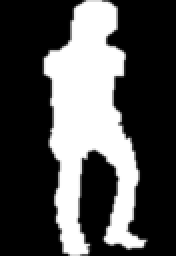
#> input picture part4/GaitImages/00000048.png, 88 x 128 px (shown 2 times larger); its folder holds only this picture in this run
$ python p5.py
#> lines starting #> are read from the running program, lines starting #| are printed output that depends on the picture; after the words box and inside, x2 and y2 are one past the last pixel; in counts of white or black regions, pixels touching at a corner belong together
import numpy as np
import cv2 as cv
import glob
from matplotlib import pyplot as plt

def calculate_chamfer_dst(image):
    neighbor_pixel_dis = 1
    chamfer_dst = image.astype("float")
    # initialization
    chamfer_dst[chamfer_dst==0]=float("inf")
    chamfer_dst[chamfer_dst==255]=0
    #print("chamfer_dst after init", chamfer_dst)

    # forward pass
    for i in range(0, chamfer_dst.shape[0]):
        for j in range(0, chamfer_dst.shape[1]):
            pixel_center = chamfer_dst[i, j]

            f0 = float("inf") if(j - 1 < 0) else chamfer_dst[i, j - 1]
            f0_dis = neighbor_pixel_dis + f0

            f1 = float("inf") if(i - 1 < 0 or j - 1 < 0) else chamfer_dst[i - 1, j - 1]
            f1_dis = neighbor_pixel_dis + f1

            f2 = float("inf") if(i - 1 < 0) else chamfer_dst[i - 1, j]
            f2_dis = neighbor_pixel_dis + f2

            f3 = float("inf") if(i - 1 < 0 or j + 1 > chamfer_dst.shape[1] - 1) else chamfer_dst[i - 1, j + 1]
            f3_dis = neighbor_pixel_dis + f3

            chamfer_dst[i, j] = min(pixel_center, f0_dis, f1_dis, f2_dis, f3_dis)

    #print("chamfer_dst after forward pass", chamfer_dst)

    # backward pass
    for m in range(chamfer_dst.shape[0] - 1, -1, -1):
        for n in range(chamfer_dst.shape[1] - 1, -1, -1):
            pixel_center = chamfer_dst[m, n]

            b0 = float("inf") if(n + 1 > chamfer_dst.shape[1] - 1) else chamfer_dst[m, n + 1]
            b0_dis = neighbor_pixel_dis + b0

            b1 = float("inf") if(m + 1 > chamfer_dst.shape[0] - 1 or n + 1 > chamfer_dst.shape[1] - 1) else chamfer_dst[m + 1, n + 1]
            b1_dis = neighbor_pixel_dis + b1

            b2 = float("inf") if(m + 1 > chamfer_dst.shape[0] - 1) else chamfer_dst[m + 1, n]
            b2_dis = neighbor_pixel_dis + b2

            b3 = float("inf") if(m + 1 > chamfer_dst.shape[0] - 1 or n - 1 < 0) else chamfer_dst[m + 1, n - 1]
            b3_dis = neighbor_pixel_dis+ b3

            chamfer_dst[m, n] = min(pixel_center, b0_dis, b1_dis, b2_dis, b3_dis)

    #print("chamfer_dst after backward pass", chamfer_dst)
    return chamfer_dst

def calculate_match_score_bk(chamfer_dst, template):
    match_score = np.sum(template[template==255] * chamfer_dst[chamfer_dst==0])
    return match_score

def calculate_match_score(chamfer_dst, template):
    result = np.where(template == 255)
    match_score = np.sum(chamfer_dst[result[0], result[1]])
    return match_score

def plot(plt, matrix, title):
    fig, ax = plt.subplots()
    ax.set_xticks(np.arange(0, 126, 8))
    ax.set_yticks(np.arange(0, 126, 8))
    plt.setp(ax.get_xticklabels(), rotation=90, rotation_mode="anchor")
    ax.set_title(title)
    plt.imshow(matrix)
    plt.colorbar()
    plt.show()

# [22 lines of commented-out code are left out]

files = [file for file in glob.glob("GaitImages/" + "*")]
files.sort()
#print(len(files))

im_list = []
chamfer_dst_list = []
print("computing chamfer distance matrix....")
for file in files:
    print(file)
    im = cv.imread(file)
#> im is the input picture: shape (128, 88, 3); min 0, max 255, mean 79.4
    canny = cv.Canny(im,100,200)
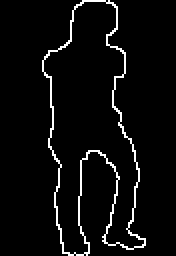
#> canny: shape (128, 88) (shown 2 times larger); 4.4% white in thin lines or dots, all inside (x1, y1, x2, y2) = (21, 0, 73, 128)
    im_list.append(canny)
    chamfer_dst = calculate_chamfer_dst(canny)
#> in calculate_chamfer_dst, `chamfer_dst[chamfer_dst==0]=float("inf")`: chamfer_dst: shape (128, 88) float64; 95.61% of the values are NaN or infinite; the others: min 255, max 255, mean 255
#> in calculate_chamfer_dst, `chamfer_dst[chamfer_dst==255]=0`: chamfer_dst: shape (128, 88) float64; 95.61% of the values are NaN or infinite; the others: min 0, max 0, mean 0
#> after the loop in calculate_chamfer_dst, `for i in range(0, chamfer_dst.shape[0]):`:
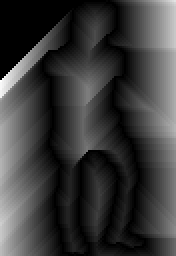
#> chamfer_dst: shape (128, 88) float64 (shown 2 times larger); 7.3% of the values are NaN or infinite; the others: min 0, max 37, mean 9.24; drawn with min black, max white, NaN and infinite black
#> after the loop in calculate_chamfer_dst, `for m in range(chamfer_dst.shape[0] - 1, -1, -1):`:
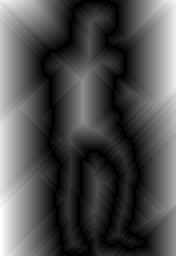
#> chamfer_dst: shape (128, 88) float64 (shown 2 times larger); min 0, max 27, mean 8.4; drawn with min black and max white
    chamfer_dst_list.append(chamfer_dst)

#print(len(im_list), len(chamfer_dst_list))

print("computing match scores....")
match_score_list_1 = []
match_score_list_2 = []
for i in range(len(im_list)):
    for j in range(len(im_list)):
        match_score_list_2.append(calculate_match_score(chamfer_dst_list[i],im_list[j]))
    #print(match_score_list_2)
    match_score_list_1.append(match_score_list_2)
    match_score_list_2 = []
#> this loop made 1 pass
#> after the loop, match_score_list_1 = [[0]]
match_scores = np.array(match_score_list_1)
#> match_scores = [0]
plot(plt, match_scores, "chamfer match scores")
#> in plot, `plt.show()`:
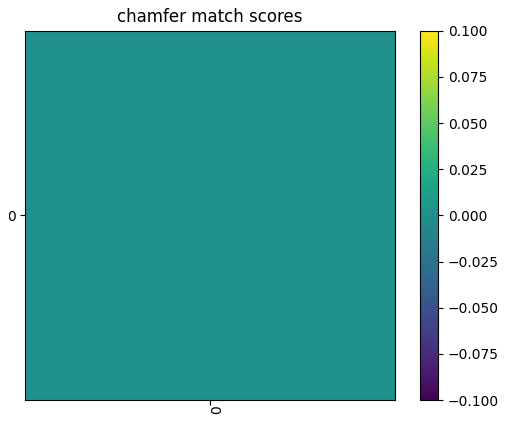
#> figure drawn by matplotlib, 2 panels

$ run again, on part4/GaitImages/00000059.png
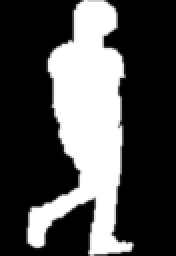
#> input picture part4/GaitImages/00000059.png, 88 x 128 px (shown 2 times larger)
#> im is the input picture: shape (128, 88, 3); min 0, max 255, mean 77.3
#> `canny = cv.Canny(im,100,200)`:
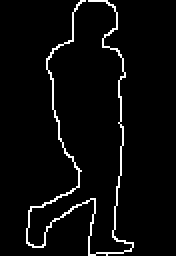
#> canny: shape (128, 88) (shown 2 times larger); 4% white in thin lines or dots, all inside (x1, y1, x2, y2) = (13, 0, 67, 128)
#> after the loop in calculate_chamfer_dst, `for m in range(chamfer_dst.shape[0] - 1, -1, -1):`:
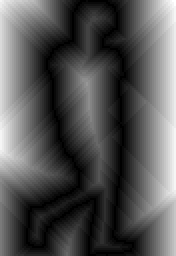
#> chamfer_dst: shape (128, 88) float64 (shown 2 times larger); min 0, max 27, mean 9; drawn with min black and max white
#> the loop `for i in range(len(im_list)):` made 1 pass
#> after the loop `for i in range(len(im_list)):`: match_score_list_1 = [[0]]
#> match_scores = [0]

$ run again, on part4/GaitImages/00000063.png
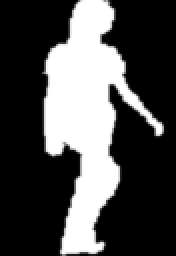
#> input picture part4/GaitImages/00000063.png, 88 x 128 px (shown 2 times larger)
#> im is the input picture: shape (128, 88, 3); min 0, max 255, mean 75.8
#> `canny = cv.Canny(im,100,200)`:
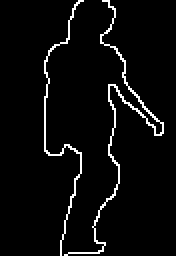
#> canny: shape (128, 88) (shown 2 times larger); 4.1% white in thin lines or dots, all inside (x1, y1, x2, y2) = (22, 0, 82, 128)
#> after the loop in calculate_chamfer_dst, `for m in range(chamfer_dst.shape[0] - 1, -1, -1):`:
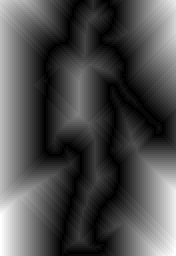
#> chamfer_dst: shape (128, 88) float64 (shown 2 times larger); min 0, max 30, mean 9.1; drawn with min black and max white
#> the loop `for i in range(len(im_list)):` made 1 pass
#> after the loop `for i in range(len(im_list)):`: match_score_list_1 = [[0]]
#> match_scores = [0]
